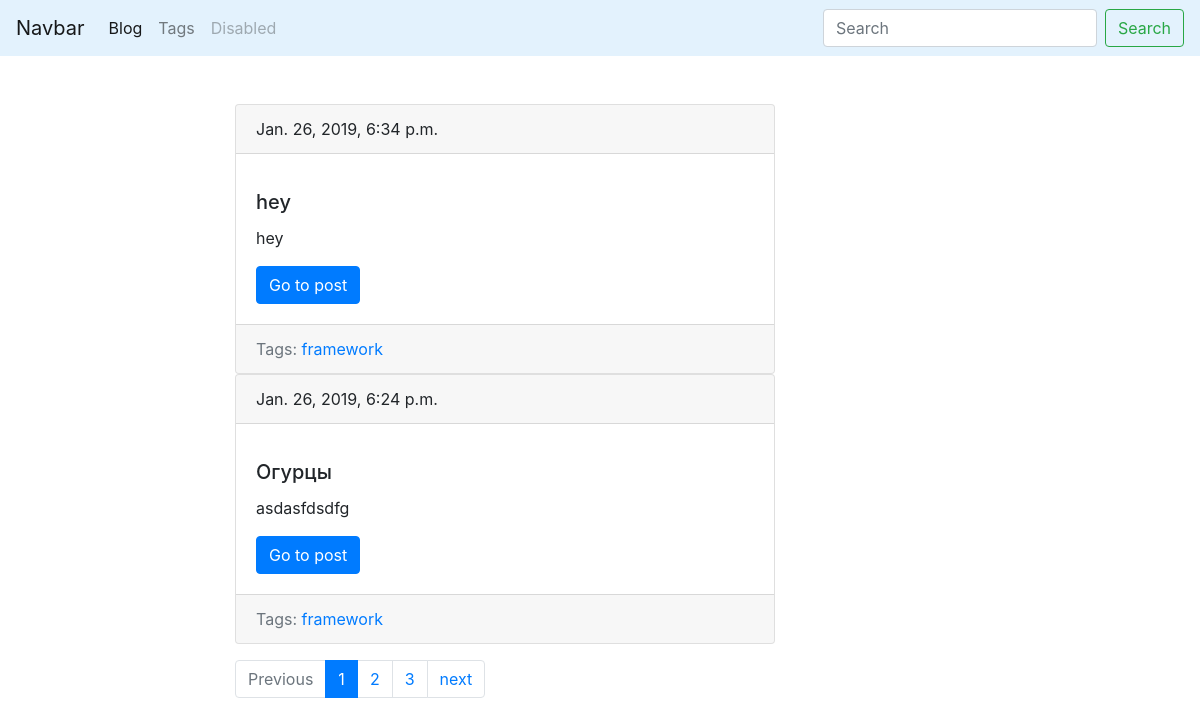
The page /blog/ on the database as committed earlier.
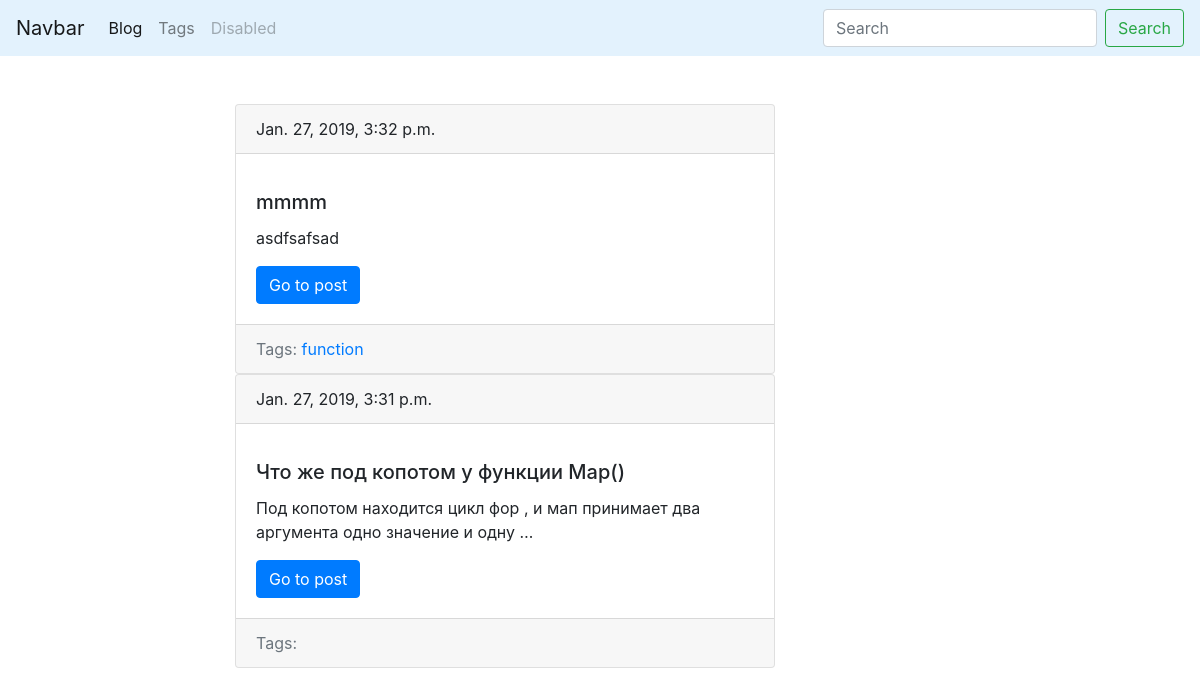
The same page on the database as committed later.
### blog/models.py (models this page shows, shortened)
class Post(models.Model):
    title = models.CharField(max_length=255,db_index=True)
    slug = models.SlugField(max_length=100,unique=True,blank=True)
    body = models.TextField(blank=True,db_index=True)
    date_pub = models.DateTimeField(auto_now_add=True)
    tags = models.ManyToManyField('Tag',blank=True,related_name='posts')
    def get_absolute_url(self):
        return reverse('post_detail_url',kwargs={'slug':self.slug})
    class Meta:
        ordering = ['-date_pub']

class Tag(models.Model):
    title = models.CharField(max_length=50)
    slug  = models.SlugField(max_length=50,unique=True)
    def get_absolute_url(self):
        return reverse('tag_detail_url',kwargs={'slug':self.slug})
    class Meta:
        ordering = ['title']

### blog/views.py (the view)
# urls.py: path('',post_list,name='post_list_url'),
def post_list(request):
    search_query = request.GET.get('search','')
    if search_query:
        posts = Post.objects.filter(Q(title__icontains=search_query)| Q(body__icontains=search_query))
    else:
        posts = Post.objects.all()
    paginator = Paginator(posts,2)
    page_number = request.GET.get('page',1)
    page = paginator.get_page(page_number)
    is_paginated = page.has_other_pages()
    if page.has_previous():
        previus_url = '?page={}'.format(page.previous_page_number())
    else:
        previus_url = ''
    if page.has_next():
        next_url = '?page={}'.format(page.next_page_number())
    else:
        next_url = ''
    context = {
        'page_object':page,
        'is_paginated':is_paginated,
        'next_url': next_url,
        'previus_url':previus_url
    }
    return render(request,'blog/index.html',context=context)

### blog/templates/blog/index.html
{% extends 'bases/base.html' %}
{% load static %}
{% block content %}
{% for post in page_object.object_list %}
  {% include 'blog/includes/post_card.html' %}
    {% endfor %}
{% endblock %}

### blog/templates/blog/includes/post_card.html
<div class="card">
    <div class="card-header mb-3">
      {{post.date_pub}}
    </div>
    <div class="card-body">
      <h5 class="card-title">{{post.title}}</h5>
      <p class="card-text">{{post.body|truncatewords:15}}</p>
      <a href="{{post.get_absolute_url}}" class="btn btn-primary">Go to post</a>
    </div>
<div class="card-footer text-muted">
 Tags:
   {% for tag in post.tags.all  %}
      <a href="{{tag.get_absolute_url}}">{{tag.title}}</a>
   {% endfor %}
</div>
  </div>

Rows that differ between the two databases and show on the page:
removed Post: date_pub "Jan. 26, 2019, 6:34 p.m.", title "hey", body "hey"
removed Tag: title "framework"
removed Post: date_pub "Jan. 26, 2019, 6:24 p.m.", title "Огурцы", body "asdasfdsdfg"
added Post: date_pub "Jan. 27, 2019, 3:32 p.m.", title "mmmm", body "asdfsafsad"
added Tag: title "function", shown under "Jan. 27, 2019, 3:32 p.m."
added Post: date_pub "Jan. 27, 2019, 3:31 p.m.", title "Что же под копотом у функции Map()", body "Под копотом находится цикл фор , и мап принимает два аргумента одно значение и одну …"
Other text that changed with them:
text no longer shown: "Previous next"
list line gone: "1"
list line gone: "2"
list line gone: "3"
